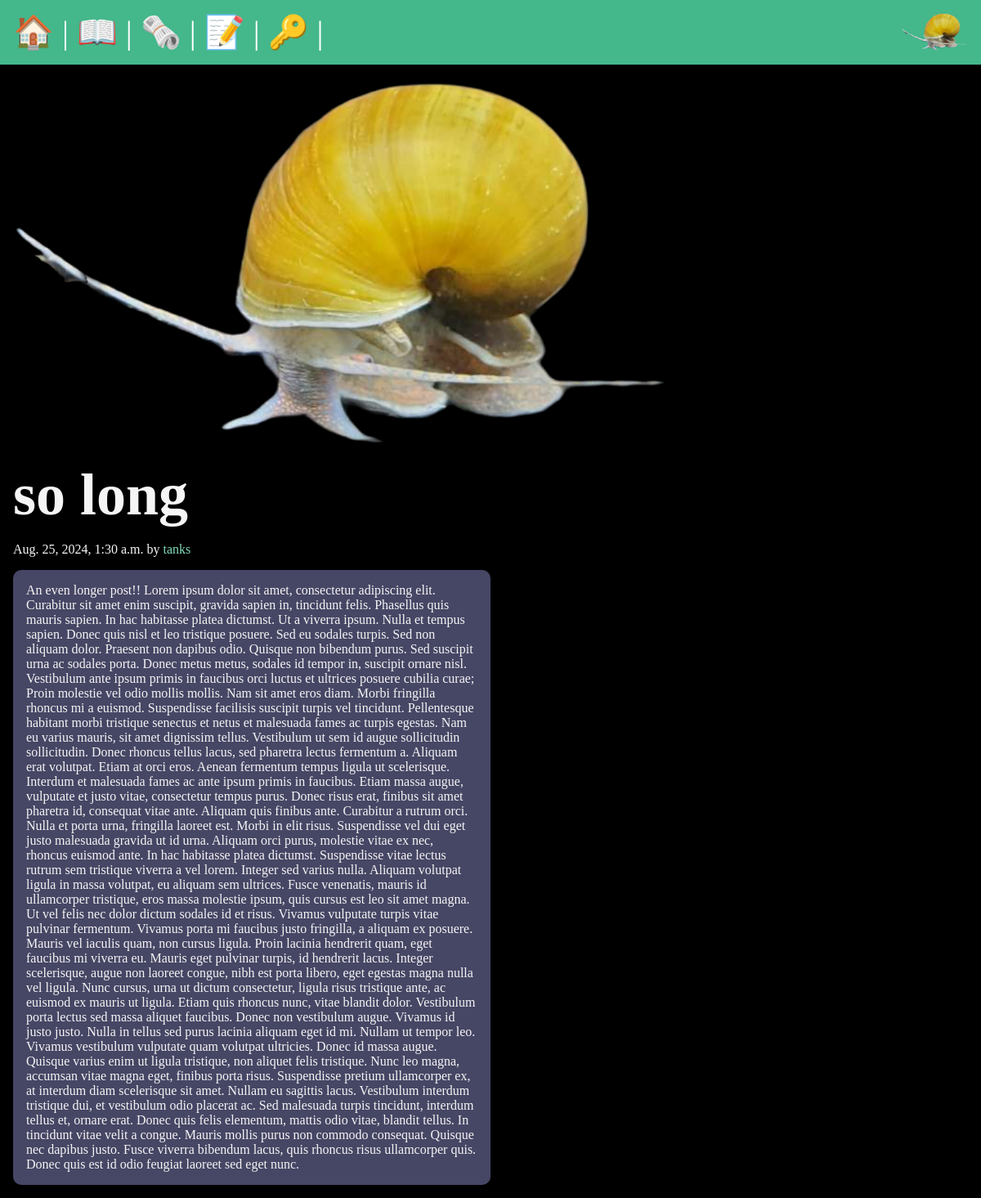
The page /posts/soooooLONG on the database its author committed.
### posts/models.py (models this page shows, shortened)
class Post(models.Model):
    title = models.CharField(max_length=75)
    body = models.TextField()
    slug = models.SlugField()
    date = models.DateTimeField(auto_now_add=True)
    banner = models.ImageField(default='snail.jpg',blank=True)
    author = models.ForeignKey(User, on_delete=models.CASCADE, default=None)

### posts/views.py (the view)
# urls.py: path('<slug:slug>', views.post_page, name="page")
def post_page(request, slug):
    post = Post.objects.get(slug=slug)
    return render(request, 'posts/post_page.html', {'post': post})

### posts/templates/posts/post_page.html (shortened to what this page needs)
{% extends 'layout.html' %}
{% block content %}
    <section>
        <img
        class="banner"
        src="{{ post.banner.url }}"
        alt="{{ post.title }}"
        />
        <h1>{{ post.title }}</h1>
        <p> {{ post.date }} by <a href="{% url 'users:users-profile' username=post.author %}">{{ post.author }}</a></p>
        <p class="post"> {{ post.body }} </p>
    </section>
{% endblock %}

### static/css/style.css (style rules this page uses)
* { margin: 0; padding: 0; box-sizing: border-box; }
body { min-height: 100vh; background-color: black; color: whitesmoke; font-size: 3rem; }
section { display: flex; flex-flow: column; gap: 1rem; }
p { font-size: 1rem; }
a { text-decoration: none; color: #81dbb8; }
.banner { display: block; width: 100%; max-width: 800px; }
.post { border-radius: 10px 10px; background: rgb(70, 70, 101); padding: 16px; width: 50%; height: auto; }

### rows shown on the page
Post: banner (picture), title "so long", date "Aug. 25, 2024, 1:30 a.m.", author "tanks", body "An even longer post!! Lorem ipsum dolor sit amet, consectetur adipiscing elit. Curabitur sit amet enim suscipit, gravida sapien in, tincidunt felis. Phasellus quis mauris sapien. In hac habitasse platea dictumst. Ut a viverra ipsum. Nulla et tempus sapien. Donec quis nisl et leo tristique posuere. Sed eu sodales turpis. Sed non aliquam dolor. Praesent non dapibus odio. Quisque non bibendum purus. Sed suscipit urna ac sodales porta. Donec metus metus, sodales id tempor in, suscipit ornare nisl. Vestibulum ante ipsum primis in faucibus orci luctus et ultrices posuere cubilia curae; Proin molestie vel odio mollis mollis. Nam sit amet eros diam. Morbi fringilla rhoncus mi a euismod. Suspendisse…"
